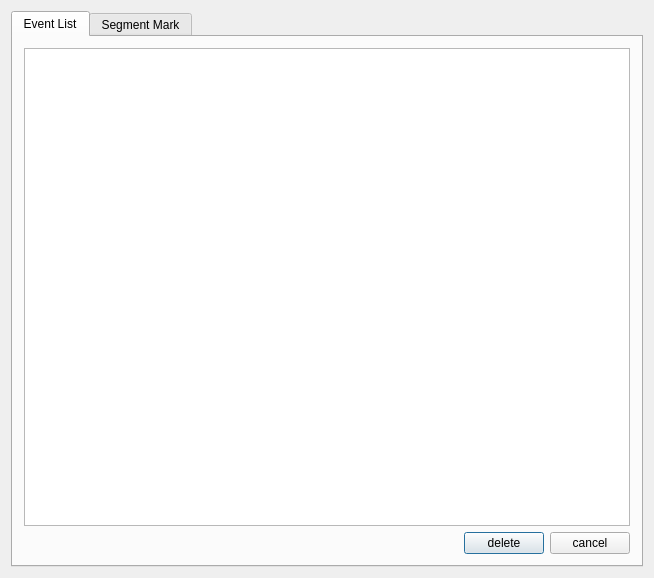
<?xml version="1.0" encoding="UTF-8"?>
<ui version="4.0">
 <class>KMarkListDlg</class>
 <widget class="QDialog" name="KMarkListDlg">
  <property name="geometry">
   <rect>
    <x>0</x>
    <y>0</y>
    <width>654</width>
    <height>578</height>
   </rect>
  </property>
  <property name="windowTitle">
   <string>KMarkListDlg</string>
  </property>
  <layout class="QGridLayout" name="gridLayout_2">
   <item row="0" column="0">
    <widget class="QTabWidget" name="tab_lists">
     <property name="currentIndex">
      <number>0</number>
     </property>
     <widget class="QWidget" name="tab_event">
      <attribute name="title">
       <string>Event List</string>
      </attribute>
      <layout class="QGridLayout" name="gridLayout_3">
       <item row="0" column="0" colspan="3">
        <widget class="QTableView" name="tbl_event"/>
       </item>
       <item row="1" column="0">
        <spacer name="horizontalSpacer_2">
         <property name="orientation">
          <enum>Qt::Horizontal</enum>
         </property>
         <property name="sizeHint" stdset="0">
          <size>
           <width>447</width>
           <height>20</height>
          </size>
         </property>
        </spacer>
       </item>
       <item row="1" column="1">
        <widget class="QPushButton" name="btn_delete_event">
         <property name="text">
          <string>delete</string>
         </property>
        </widget>
       </item>
       <item row="1" column="2">
        <widget class="QPushButton" name="btn_cancel_event">
         <property name="text">
          <string>cancel</string>
         </property>
        </widget>
       </item>
      </layout>
     </widget>
     <widget class="QWidget" name="tab_segment">
      <attribute name="title">
       <string>Segment Mark</string>
      </attribute>
      <layout class="QGridLayout" name="gridLayout">
       <item row="0" column="0" colspan="3">
        <widget class="QTableView" name="tbl_segment"/>
       </item>
       <item row="1" column="0">
        <spacer name="horizontalSpacer">
         <property name="orientation">
          <enum>Qt::Horizontal</enum>
         </property>
         <property name="sizeHint" stdset="0">
          <size>
           <width>447</width>
           <height>20</height>
          </size>
         </property>
        </spacer>
       </item>
       <item row="1" column="1">
        <widget class="QPushButton" name="btn_delete_segment">
         <property name="text">
          <string>delete</string>
         </property>
        </widget>
       </item>
       <item row="1" column="2">
        <widget class="QPushButton" name="btn_cancel_segment">
         <property name="text">
          <string>cancel</string>
         </property>
        </widget>
       </item>
      </layout>
     </widget>
    </widget>
   </item>
  </layout>
 </widget>
 <layoutdefault spacing="6" margin="11"/>
 <resources/>
 <connections/>
</ui>
